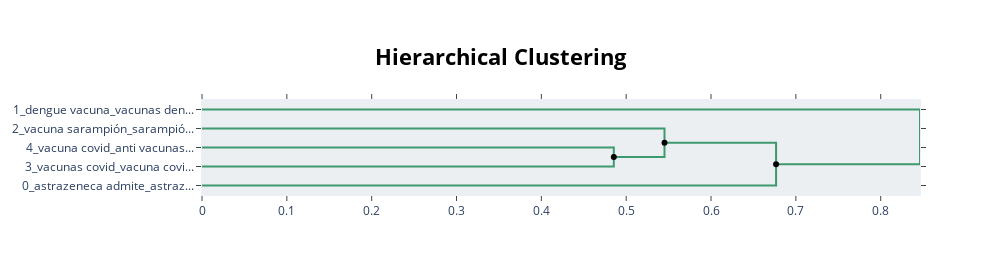

Notebook source saved alongside this figure:
### Code cell
hierarchical_topics = models[4].hierarchical_topics(docs)
tree_1 = models[4].visualize_hierarchy(hierarchical_topics=hierarchical_topics)
tree_1.show()
try:
    tree_1.write_html('../data/costa_rica_exp1/hierarchical_tree_5.html')
except FileNotFoundError:
    os.mkdir('../data/costa_rica_exp1')
    tree_1.write_html('../data/costa_rica_exp1/hierarchical_tree_1.html')

### Figure 1 — Plotly figure (JSON) as saved in the notebook; plotly's stock layout.template omitted (floating-point values rounded to 4 significant figures)
{"data": [{"hoverinfo": "text", "marker": {"color": "rgb(61,153,112)"}, "mode": "lines", "text": ["vacuna covid_anti vacunas_puse vacuna_vacuna_vacunas", "", "", "vacunas covid_vacuna covid_efectos adversos_vacunas_vacunación"], "type": "scatter", "x": [0, 0.4854, 0.4854, 0], "xaxis": "x", "y": [-25, -25, -35, -35], "yaxis": "y"}, {"hoverinfo": "text", "marker": {"color": "rgb(61,153,112)"}, "mode": "lines", "text": ["vacuna sarampión_sarampión rubéola_vacuna actualizada_vacunas_vacunación", "", "", "vacuna covid_vacunas covid_vacuna pfizer_antivacunas_vacunación"], "type": "scatter", "x": [0, 0.5452, 0.5452, 0.4854], "xaxis": "x", "y": [-15, -15, -30, -30], "yaxis": "y"}, {"hoverinfo": "text", "marker": {"color": "rgb(61,153,112)"}, "mode": "lines", "text": ["vacuna covid_vacunas covid_vacunas_antivacunas_vacunación", "", "", "astrazeneca admite_astrazeneca retira_vacuna astrazeneca_covid astrazeneca_astrazeneca"], "type": "scatter", "x": [0.5452, 0.6767, 0.6767, 0], "xaxis": "x", "y": [-22.5, -22.5, -45, -45], "yaxis": "y"}, {"hoverinfo": "text", "marker": {"color": "rgb(61,153,112)"}, "mode": "lines", "text": ["dengue vacuna_vacunas dengue_vacuna dengue_dengue obligatoria_repelente vacuna", "", "", "vacuna covid_vacunas covid_antivacunas_vacunación_vacunas"], "type": "scatter", "x": [0, 0.8463, 0.8463, 0.6767], "xaxis": "x", "y": [-5, -5, -33.75, -33.75], "yaxis": "y"}, {"hoverinfo": "text", "hovertext": ["vacuna covid_vacunas covid_vacunas_antivacunas_vacunación"], "marker": {"color": "black"}, "mode": "markers", "showlegend": false, "type": "scatter", "x": [0.5452], "y": [-22.5]}, {"hoverinfo": "text", "hovertext": ["vacuna covid_vacunas covid_vacuna pfizer_antivacunas_vacunación", "vacuna covid_vacunas covid_antivacunas_vacunación_vacunas"], "marker": {"color": "black"}, "mode": "markers", "showlegend": false, "type": "scatter", "x": [0.4854, 0.6767], "y": [-30, -33.75]}], "layout": {"autosize": false, "height": 275, "hoverlabel": {"bgcolor": "white", "font": {"family": "Rockwell", "size": 16}}, "hovermode": "closest", "plot_bgcolor": "#ECEFF1", "showlegend": false, "title": {"font": {"color": "Black", "size": 22}, "text": "<b>Hierarchical Clustering</b>", "x": 0.5, "xanchor": "center", "yanchor": "top"}, "width": 1000, "xaxis": {"mirror": "allticks", "rangemode": "tozero", "showgrid": false, "showline": true, "showticklabels": true, "ticks": "outside", "type": "linear", "zeroline": false}, "yaxis": {"mirror": "allticks", "range": [-50, 0], "rangemode": "tozero", "showgrid": false, "showline": true, "showticklabels": true, "tickmode": "array", "ticks": "outside", "ticktext": ["1_dengue vacuna_vacunas den...", "2_vacuna sarampión_sarampió...", "4_vacuna covid_anti vacunas...", "3_vacunas covid_vacuna covi...", "0_astrazeneca admite_astraz..."], "tickvals": [-5, -15, -25, -35, -45], "type": "linear", "zeroline": false}}}
